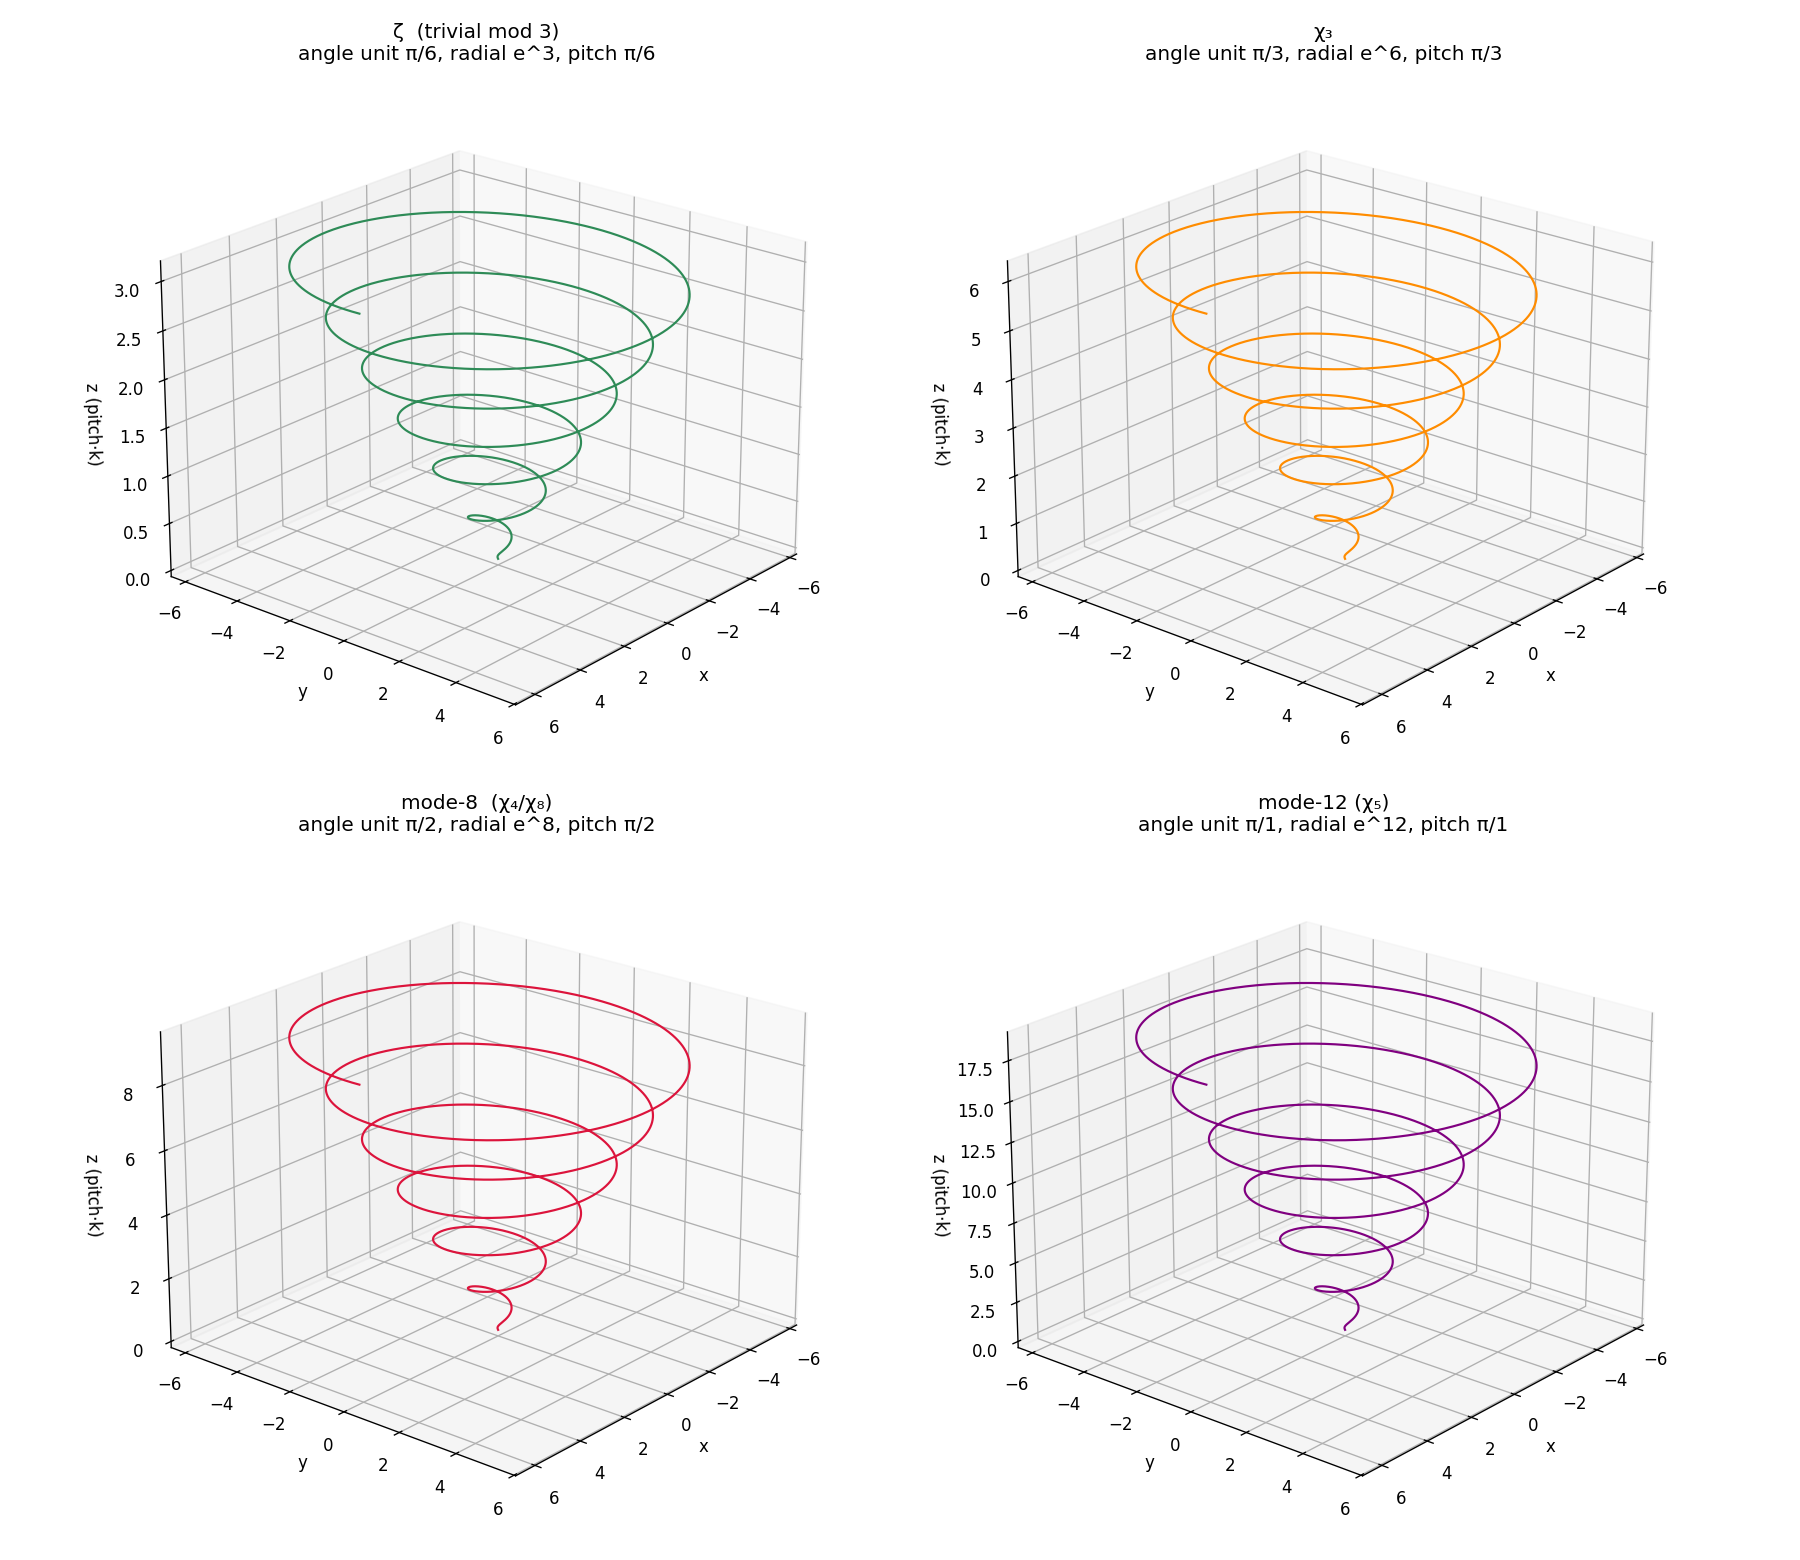

This figure's Python source:
"""
All FOUR helices defined in the project (HelixDefs.channels = chTrivial3, chChi3, chMode8, chMode12).

per channel (loop counter k):
    R(k) = e^mode · k      (out — loopRadius; shown ÷e^mode for comparison)
    θ(k) = 2π · k          (one turn per loop)
    z(k) = (π/helixUnit)·k (up — pitch = the angle unit)
"""
import numpy as np, math, os
import matplotlib; matplotlib.use('Agg'); import matplotlib.pyplot as plt
OUT = os.path.dirname(os.path.abspath(__file__))

CH = [
  dict(name='ζ  (trivial mod 3)', helixUnit=6, mode=3,  c='seagreen'),
  dict(name='χ₃',                 helixUnit=3, mode=6,  c='darkorange'),
  dict(name='mode-8  (χ₄/χ₈)',    helixUnit=2, mode=8,  c='crimson'),
  dict(name='mode-12 (χ₅)',       helixUnit=1, mode=12, c='purple'),
]

KMAX = 6.0
k = np.linspace(0, KMAX, 5000)

fig = plt.figure(figsize=(15, 13))
for i, ch in enumerate(CH):
    pitch = math.pi / ch['helixUnit']
    theta = 2*math.pi * k
    R = k                                  # = (e^mode·k)/e^mode, normalized
    z = pitch * k
    x, y = R*np.cos(theta), R*np.sin(theta)
    ax = fig.add_subplot(2, 2, i+1, projection='3d')
    ax.plot(x, y, z, color=ch['c'], lw=1.3)
    ax.set_title(f"{ch['name']}\nangle unit π/{ch['helixUnit']}, radial e^{ch['mode']}, "
                 f"pitch π/{ch['helixUnit']}")
    ax.set_xlabel('x'); ax.set_ylabel('y'); ax.set_zlabel('z (pitch·k)')
    ax.view_init(elev=22, azim=40)
fig.tight_layout(); fig.savefig(f'{OUT}/helix_all.png', dpi=120)
print(f"saved {OUT}/helix_all.png  (pitches: " +
      ", ".join(f"{ch['name'].split()[0]}=π/{ch['helixUnit']}" for ch in CH) + ")")
